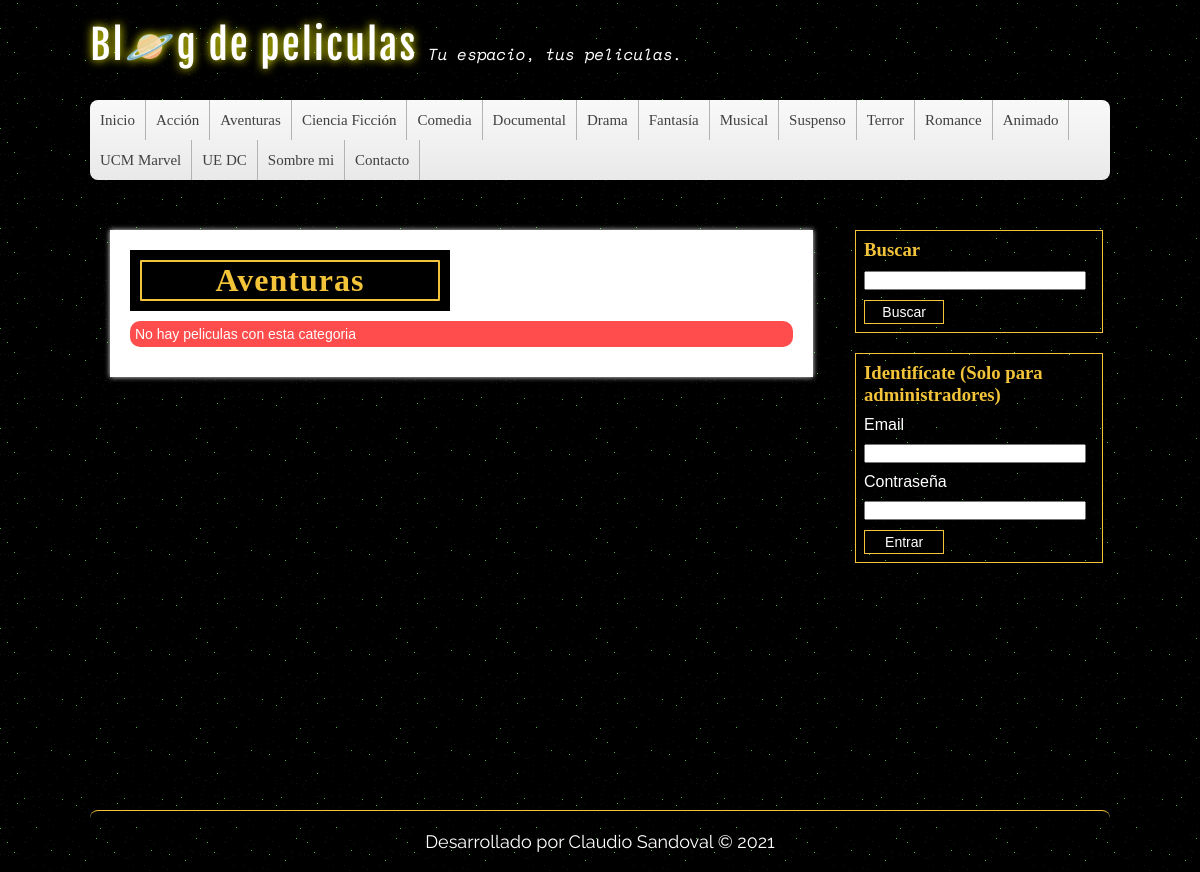
The page /categoria.php?id=2 on the database its author committed.
### tables this page shows
CREATE TABLE `categorias` (
  `id` int(255) NOT NULL,
  `nombre` varchar(100) NOT NULL
);

### includes/helpers.php (called while the page is built, shortened)
<?php
function conseguirCategorias($conexion) {
    $sql = "SELECT * FROM categorias ORDER BY id ASC;";
    $categorias = mysqli_query($conexion, $sql);
    $resultado = array();
    if($categorias && mysqli_num_rows($categorias) >=1) {
        $resultado = $categorias;
    }
    return $resultado;
}
function conseguirCategoria($conexion, $id) {
    $sql = "SELECT * FROM categorias WHERE id = $id;";
    $categorias = mysqli_query($conexion, $sql);
    $resultado = array();
    if($categorias && mysqli_num_rows($categorias) >=1) {
        $resultado = mysqli_fetch_assoc($categorias);
    }
    return $resultado;
}

### categoria.php (the view, shortened to what this page needs)
<?php require_once 'includes/header.php'; ?>
<?php
    $categoriaEspecifica = conseguirCategoria($db, $_GET['id']);
    ?>
<?php require_once 'includes/aside.php'; ?>
<div id="principal">
    <div class="cuadro">
        <h1><?=$categoriaEspecifica['nombre']?></h1>
    </div>
    <?php
        $peliculas = conseguirPeliculas($db, false, $_GET['id']);
        if(!empty($peliculas) && mysqli_num_rows($peliculas) >= 1):
            while($pelicula = mysqli_fetch_assoc($peliculas)):
    ?>
    <article class="pelicula">
        <br>
        <img src="uploads/images/<?=$pelicula['imagen']?>" alt="imagen pelicula" width="184" height="273">
        <a href="entrada.php?id=<?=$pelicula['id']?>">
            <h2><?= $pelicula['titulo'] ?></h2>
            <span class="fecha"><?= $pelicula['categoria'].' | '.$pelicula['fecha'] ?></span>
        </a>
        <p><?= substr($pelicula['descripcion'], 0, 100)."..."  ?></p>
    </article>
    <?php
            endwhile;
        else:
    ?>
    <div class="alerta alerta_error">No hay peliculas con esta categoria</div>
    <?php endif; ?>
</div>
<?php require_once 'includes/footer.php'; ?>
</body>
</html>

### includes/header.php (shortened to what this page needs)
<?php require_once 'conexion.php'; ?>
<?php require_once 'includes/helpers.php'; ?>
<!DOCTYPE html>
<html lang="es">
<head>
    <link rel="stylesheet" type="text/css" href="./assets/css/style.css">
    <link href="https://vjs.zencdn.net/7.11.4/video-js.css" rel="stylesheet" />
</head>
<body>
<header id="cabecera">
    <div id="logo">
        <a href="index.php">
            Bl🪐g de peliculas
        </a><span style="color:white; background-color:black; font-family: 'Space Mono', monospace; font-weight:normal; font-style:italic;">Tu espacio, tus peliculas.</span>
    </div>
    <nav id="menu">
        <ul>
            <li>
                <a href="index.php">Inicio</a>
            </li>
            <?php
                $categorias = conseguirCategorias($db);
                if(!empty($categorias)):
                    foreach($categorias as $categoria):
            ?>
            <li>
                <a href="categoria.php?id=<?=$categoria['id']?>"><?=$categoria['nombre']?></a>
            </li>
            <?php
                    endforeach;
                endif;
            ?>
            <li>
                <a href="index.php">Sombre mi</a>
            </li>
            <li>
                <a href="index.php">Contacto</a>
            </li>
        </ul>
    </nav>
</header>
<div id="contenedor">

### assets/css/style.css (style rules this page uses)
body { font-family: "flajala"; background: url(../img/darkness.png )#f4f4f4; }
* { margin: 0px; padding: 0px; font-family: sans-serif, Helvetica, arial; text-decoration: none; }
.alerta { padding: 5px; font-size: 14px; color: white; background: green; margin: 10px 0px 10px 0px; border-radius: 10px; }
.alerta_error { background-color: rgba(255, 0, 0, 0.7); }
#cabecera { width: 85%; height: auto; background: transparent; margin: auto; }
#logo { float: left; width: 700px; height: 100px; }
#logo a { font-family: 'fajala', Arial, Helvetica, sans-serif; font-size: 40px; letter-spacing: 2px; color: #fff; text-shadow: 0px 0px 10px yellow; line-height: 90px; }
#menu { width: 100%; height: 40px; background: linear-gradient(to bottom, #f9f9f9 0px, #e9e9e9 100%); clear: both; border-radius: 8px; margin-bottom: 20px; overflow: hidden; transition: 0.3s; }
#menu ul { list-style: none; }
#menu ul li a { float: left; line-height: 40px; border-right: 1px solid #b3b3b3; }
#menu ul li a { display: block; padding: 0px 10px 0px 10px; font-size: 15px; color: rgb(65, 65, 65); font-family: "blockletter"; }
#contenedor { width: 85%; margin: 0px auto; margin-top: 30px; margin-bottom: 30px; }
#principal { float: left; width: 65%; background: white; box-shadow: 0px 0px 5px #eee; margin-left: 20px; overflow: hidden; padding: 20px; }
#principal h1 { font-size: 32px; letter-spacing: 1px; font-family: "blockletter"; color: #F3C439; border: 2px solid #F3C439; border-radius: 1px; margin: 0px auto; text-align: center; }
.cuadro { background: rgb(0, 0, 0); padding: 10px; width: 300px; }
@media (max-width: 1498px) { #menu { height: 80px; } }

### rows shown on the page
categorias: nombre "Acción"
categorias: nombre "Aventuras"
categorias: nombre "Ciencia Ficción"
categorias: nombre "Comedia"
categorias: nombre "Documental"
categorias: nombre "Drama"
categorias: nombre "Fantasía"
categorias: nombre "Musical"
categorias: nombre "Suspenso"
categorias: nombre "Terror"
categorias: nombre "Romance"
categorias: nombre "Animado"
categorias: nombre "UCM Marvel"
categorias: nombre "UE DC"
